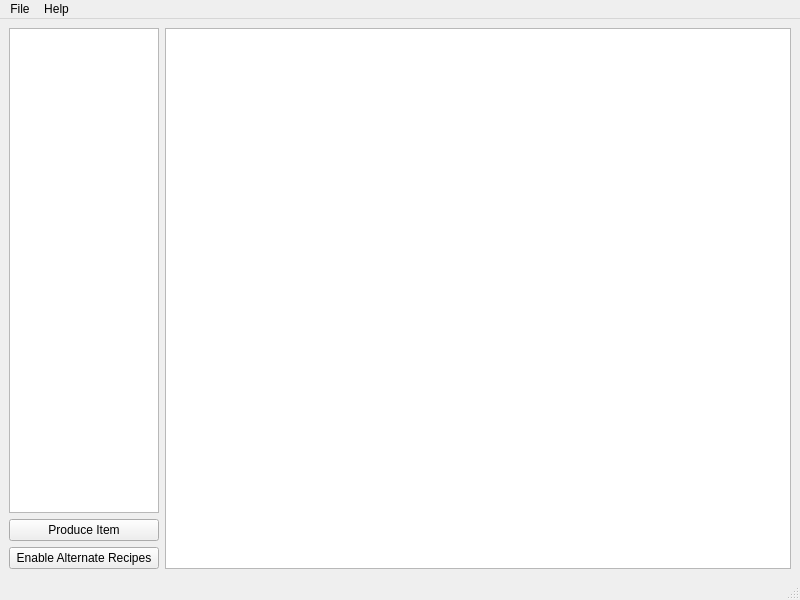
<?xml version="1.0" encoding="UTF-8"?>
<ui version="4.0">
 <class>MainWindow</class>
 <widget class="QMainWindow" name="MainWindow">
  <property name="geometry">
   <rect>
    <x>0</x>
    <y>0</y>
    <width>800</width>
    <height>600</height>
   </rect>
  </property>
  <property name="windowTitle">
   <string>SatisCalculator</string>
  </property>
  <widget class="QWidget" name="centralwidget">
   <layout class="QVBoxLayout" name="verticalLayout">
    <item>
     <layout class="QHBoxLayout" name="horizontalLayout">
      <item>
       <layout class="QVBoxLayout" name="verticalLayout_2">
        <item>
         <widget class="QListView" name="productionListView">
          <property name="sizePolicy">
           <sizepolicy hsizetype="Minimum" vsizetype="Expanding">
            <horstretch>0</horstretch>
            <verstretch>0</verstretch>
           </sizepolicy>
          </property>
          <property name="maximumSize">
           <size>
            <width>150</width>
            <height>16777215</height>
           </size>
          </property>
         </widget>
        </item>
        <item>
         <widget class="QPushButton" name="addRecipeButton">
          <property name="minimumSize">
           <size>
            <width>150</width>
            <height>0</height>
           </size>
          </property>
          <property name="maximumSize">
           <size>
            <width>150</width>
            <height>16777215</height>
           </size>
          </property>
          <property name="text">
           <string>Produce Item</string>
          </property>
         </widget>
        </item>
        <item>
         <widget class="QPushButton" name="pushButton">
          <property name="minimumSize">
           <size>
            <width>150</width>
            <height>0</height>
           </size>
          </property>
          <property name="maximumSize">
           <size>
            <width>150</width>
            <height>16777215</height>
           </size>
          </property>
          <property name="text">
           <string>Enable Alternate Recipes</string>
          </property>
         </widget>
        </item>
       </layout>
      </item>
      <item>
       <widget class="QTextEdit" name="textEdit"/>
      </item>
     </layout>
    </item>
   </layout>
  </widget>
  <widget class="QMenuBar" name="menubar">
   <property name="geometry">
    <rect>
     <x>0</x>
     <y>0</y>
     <width>800</width>
     <height>21</height>
    </rect>
   </property>
   <widget class="QMenu" name="menuFile">
    <property name="title">
     <string>File</string>
    </property>
    <addaction name="actionExit"/>
   </widget>
   <widget class="QMenu" name="menuHelp">
    <property name="title">
     <string>Help</string>
    </property>
    <addaction name="actionAbout"/>
   </widget>
   <addaction name="menuFile"/>
   <addaction name="menuHelp"/>
  </widget>
  <widget class="QStatusBar" name="statusbar"/>
  <action name="actionExit">
   <property name="text">
    <string>Exit</string>
   </property>
  </action>
  <action name="actionAbout">
   <property name="text">
    <string>About...</string>
   </property>
  </action>
 </widget>
 <resources/>
 <connections/>
</ui>
